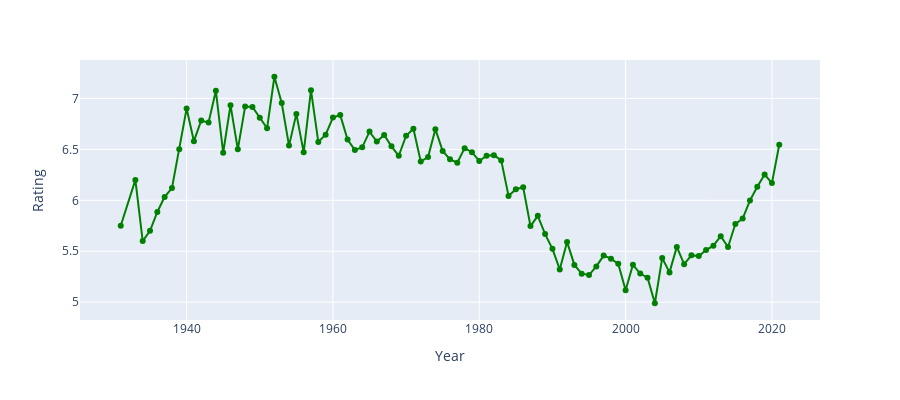

Notebook code for this chart:
### Code cell
iplot(px.line(data_frame=Rating_by_years,x="Year",y="Rating",markers=True,color_discrete_sequence=["green"],height=400))
